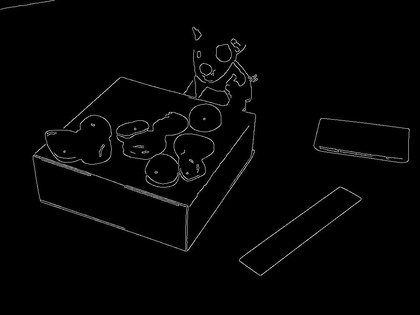
%> input picture test2canny.jpg, 420 x 315 px, shrunk from 1008 x 756 before the run
$ octave linsegment.m   (GNU Octave 9; MATLAB toolbox functions it lacks are replaced by stand-ins)
%> lines starting %> are read from the running program, lines starting %| are printed output that depends on the picture; in (x1, y1, x2, y2) boxes, pixels count from 0 and x2, y2 are one past the last pixel; in counts of white or black regions, pixels touching at a corner belong together; the program's own positions count from 1
### houghTs.m
function [h, theta, rho] = houghTs(f, dtheta, drho)
%HOUGH Hough transform.
%   [H, THETA, RHO] = HOUGH(F, DTHETA, DRHO) computes the Hough
%   transform of the image F.  DTHETA specifies the spacing (in
%   degrees) of the Hough transform bins along the theta axis.  DRHO
%   specifies the spacing of the Hough transform bins along the rho
%   axis.  H is the Hough transform matrix.  It is NRHO-by-NTHETA,
%   where NRHO = 2*ceil(norm(size(F))/DRHO) - 1, and NTHETA =
%   2*ceil(90/DTHETA).  Note that if 90/DTHETA is not an integer, the
%   actual angle spacing will be 90 / ceil(90/DTHETA).
%
%   THETA is an NTHETA-element vector containing the angle (in
%   degrees) corresponding to each column of H.  RHO is an
%   NRHO-element vector containing the value of rho corresponding to
%   each row of H.
%
%   [H, THETA, RHO] = HOUGH(F) computes the Hough transform using
%   DTHETA = 1 and DRHO = 1.

%   Copyright 2002-2004 R. C. Gonzalez, R. E. Woods, & S. L. Eddins
%   Digital Image Processing Using MATLAB, Prentice-Hall, 2004
%   $Revision: 1.4 $  $Date: 2003/10/26 22:33:44 $

if nargin < 3
   drho = 1;
end
if nargin < 2
   dtheta = 1;
end

f = double(f);
[M,N] = size(f);
theta = linspace(-90, 0, ceil(90/dtheta) + 1);
theta = [theta -fliplr(theta(2:end - 1))];
ntheta = length(theta);

D = sqrt((M - 1)^2 + (N - 1)^2);
q = ceil(D/drho);
nrho = 2*q - 1;
rho = linspace(-q*drho, q*drho, nrho);

[x, y, val] = find(f);
x = x - 1;  y = y - 1;

% Initialize output.
h = zeros(nrho, length(theta));

% To avoid excessive memory usage, process 1000 nonzero pixel
% values at a time.
for k = 1:ceil(length(val)/1000)
   first = (k - 1)*1000 + 1;
   last  = min(first+999, length(x));

   x_matrix     = repmat(x(first:last), 1, ntheta);
   y_matrix     = repmat(y(first:last), 1, ntheta);
   val_matrix   = repmat(val(first:last), 1, ntheta);
   theta_matrix = repmat(theta, size(x_matrix, 1), 1)*pi/180;

   rho_matrix = x_matrix.*cos(theta_matrix) + ...
       y_matrix.*sin(theta_matrix);
   slope = (nrho - 1)/(rho(end) - rho(1));
   rho_bin_index = round(slope*(rho_matrix - rho(1)) + 1);

   theta_bin_index = repmat(1:ntheta, size(x_matrix, 1), 1);

   % Take advantage of the fact that the SPARSE function, which
   % constructs a sparse matrix, accumulates values when input
   % indices are repeated.  That? the behavior we want for the
   % Hough transform.  We want the output to be a full (nonsparse)
   % matrix, however, so we call function FULL on the output of
   % SPARSE.
   h = h + full(sparse(rho_bin_index(:), theta_bin_index(:), ...
                       val_matrix(:), nrho, ntheta));
end

### hough_peaks.m
function [r, c, hnew] = hough_peaks(h, numpeaks, threshold, nhood)
%HOUGHPEAKS Detect peaks in Hough transform.
%   [R, C, HNEW] = HOUGHPEAKS(H, NUMPEAKS, THRESHOLD, NHOOD) detects
%   peaks in the Hough transform matrix H.  NUMPEAKS specifies the
%   maximum number of peak locations to look for.  Values of H below
%   THRESHOLD will not be considered to be peaks.  NHOOD is a
%   two-element vector specifying the size of the suppression
%   neighborhood.  This is the neighborhood around each peak that is
%   set to zero after the peak is identified.  The elements of NHOOD
%   must be positive, odd integers.  R and C are the row and column
%   coordinates of the identified peaks.  HNEW is the Hough transform
%   with peak neighborhood suppressed.
%
%   If NHOOD is omitted, it defaults to the smallest odd values >=
%   size(H)/50.  If THRESHOLD is omitted, it defaults to
%   0.5*max(H(:)).  If NUMPEAKS is omitted, it defaults to 1.

%   Copyright 2002-2004 R. C. Gonzalez, R. E. Woods, & S. L. Eddins
%   Digital Image Processing Using MATLAB, Prentice-Hall, 2004
%   $Revision: 1.5 $  $Date: 2003/11/21 13:34:50 $

if nargin < 4
   nhood = size(h)/50;
   % Make sure the neighborhood size is odd.
   nhood = max(2*ceil(nhood/2) + 1, 1);
end
if nargin < 3
   threshold = 0.1 * max(h(:));
end
if nargin < 2
   numpeaks = 1;
end

done = false;
hnew = h; r = []; c = [];
while ~done
   [p, q] = find(hnew == max(hnew(:)));
   p = p(1); q = q(1);
   if hnew(p, q) >= threshold
      r(end + 1) = p; c(end + 1) = q;

      % Suppress this maximum and its close neighbors.
      p1 = p - (nhood(1) - 1)/2; p2 = p + (nhood(1) - 1)/2;
      q1 = q - (nhood(2) - 1)/2; q2 = q + (nhood(2) - 1)/2;
      [pp, qq] = ndgrid(p1:p2,q1:q2);
      pp = pp(:); qq = qq(:);%to a single column vector

      % Throw away neighbor coordinates that are out of bounds in
      % the rho direction.
      badrho = find((pp < 1) | (pp > size(h, 1)));
      pp(badrho) = []; qq(badrho) = [];

      % For coordinates that are out of bounds in the theta
      % direction, we want to consider that H is antisymmetric
      % along the rho axis for theta = +/- 90 degrees.
      theta_too_low = find(qq < 1);
      qq(theta_too_low) = size(h, 2) + qq(theta_too_low);
      pp(theta_too_low) = size(h, 1) - pp(theta_too_low) + 1;
      theta_too_high = find(qq > size(h, 2));
      qq(theta_too_high) = qq(theta_too_high) - size(h, 2);
      pp(theta_too_high) = size(h, 1) - pp(theta_too_high) + 1;

      % Convert to linear indices to zero out all the values.
      hnew(sub2ind(size(hnew), pp, qq)) = 0;

      done = length(r) == numpeaks;
   else
      done = true;
   end
end

### hough_line.m
function lines = hough_line(f,theta,rho,rr,cc,fillgap,minlength)
%HOUGHLINES Extract line segments based on the Hough transform.
%   LINES = HOUGHLINES(F, THETA, RHO, RR, CC, FILLGAP, MINLENGTH)
%   extracts line segments in the image F associated with particular
%   bins in a Hough transform.  THETA and RHO are vectors returned by
%   function HOUGH.  Vectors RR and CC specify the rows and columns
%   of the Hough transform bins to use in searching for line
%   segments.  If HOUGHLINES finds two line segments associated with
%   the same Hough transform bin that are separated by less than
%   FILLGAP pixels, HOUGHLINES merges them into a single line
%   segment.  FILLGAP defaults to 20 if omitted.  Merged line
%   segments less than MINLENGTH pixels long are discarded.
%   MINLENGTH defaults to 40 if omitted.
%
%   LINES is a structure array whose length equals the number of
%   merged line segments found.  Each element of the structure array
%   has these fields:
%
%      point1    End-point of the line segment; two-element vector
%      point2    End-point of the line segment; two-element vector
%      length    Distance between point1 and point2
%      theta     Angle (in degrees) of the Hough transform bin
%      rho       Rho-axis position of the Hough transform bin

%   Copyright 2002-2004 R. C. Gonzalez, R. E. Woods, & S. L. Eddins
%   Digital Image Processing Using MATLAB, Prentice-Hall, 2004
%   $Revision: 1.4 $  $Date: 2003/10/26 22:34:10 $

if nargin < 6
   fillgap = 20;
end
if nargin < 7
   minlength = 40;
end

numlines = 0; lines = struct;
for k = 1:length(rr)
   rbin = rr(k); cbin = cc(k);

   % Get all pixels associated with Hough transform cell.
   [r, c] = houghpixels(f, theta, rho, rbin, cbin);
   if isempty(r)
      continue
   end

   % Rotate the pixel locations about (1,1) so that they lie
   % approximately along a vertical line.
   omega = (90 - theta(cbin)) * pi / 180;
   T = [cos(omega) sin(omega); -sin(omega) cos(omega)];
   xy = [r - 1  c - 1] * T;
   x = sort(xy(:,1));

   % Find the gaps larger than the threshold.
   diff_x = [diff(x); Inf];
   idx = [0; find(diff_x > fillgap)];
   for p = 1:length(idx) - 1
      x1 = x(idx(p) + 1); x2 = x(idx(p + 1));
      linelength = x2 - x1;
      if linelength >= minlength
         point1 = [x1 rho(rbin)]; point2 = [x2 rho(rbin)];
         % Rotate the end-point locations back to the original
         % angle.
         Tinv = inv(T);
         point1 = point1 * Tinv; point2 = point2 * Tinv;

         numlines = numlines + 1;
         lines(numlines).point1 = point1 + 1;
         lines(numlines).point2 = point2 + 1;
         lines(numlines).length = linelength;
         lines(numlines).theta = theta(cbin);
         lines(numlines).rho = rho(rbin);
      end
   end
end

### houghpixels.m
function [r, c] = houghpixels(f, theta, rho, rbin, cbin)
%HOUGHPIXELS Compute image pixels belonging to Hough transform bin.
%   [R, C] = HOUGHPIXELS(F, THETA, RHO, RBIN, CBIN) computes the
%   row-column indices (R, C) for nonzero pixels in image F that map
%   to a particular Hough transform bin, (RBIN, CBIN).  RBIN and CBIN
%   are scalars indicating the row-column bin location in the Hough
%   transform matrix returned by function HOUGH.  THETA and RHO are
%   the second and third output arguments from the HOUGH function.

%   Copyright 2002-2004 R. C. Gonzalez, R. E. Woods, & S. L. Eddins
%   Digital Image Processing Using MATLAB, Prentice-Hall, 2004
%   $Revision: 1.4 $  $Date: 2003/10/26 22:35:03 $

[x, y, val] = find(f);
x = x - 1; y = y - 1;

theta_c = theta(cbin) * pi / 180;
rho_xy = x*cos(theta_c) + y*sin(theta_c);
nrho = length(rho);
slope = (nrho - 1)/(rho(end) - rho(1));
rho_bin_index = round(slope*(rho_xy - rho(1)) + 1);

idx = find(rho_bin_index == rbin);

r = x(idx) + 1; c = y(idx) + 1;

### linsegment.m
I  = imread('test2canny.jpg');
%> I is the input picture: size 315x420 uint8; min 0, max 184, mean 4.1
[m,n]=size(I);
%> m = 315; n = 420
[H,theta, rho]=houghTs(I,1);
%> in houghTs, `[x, y, val] = find(f);`: x = 18859 values from 1 to 280; y = 18859 values from 1 to 416; val = 18859 values from 1 to 184
%> the loop in houghTs, `for k = 1:ceil(length(val)/1000)` made 19 passes
%> (first, last) on passes 1 to 12: (1, 1000), (1001, 2000), (2001, 3000), (3001, 4000), (4001, 5000), (5001, 6000), (6001, 7000), (7001, 8000), (8001, 9000), (9001, 10000), (10001, 11000), (11001, 12000)
%> pass 1, in houghTs, `y_matrix     = repmat(y(first:last), 1, ntheta);`:
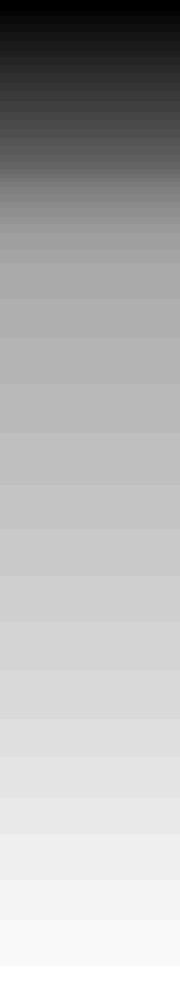
%> y_matrix: size 1000x180 double; min 0, max 48, mean 33.5; drawn with min black and max white
%> pass 1, in houghTs, `val_matrix   = repmat(val(first:last), 1, ntheta);`:
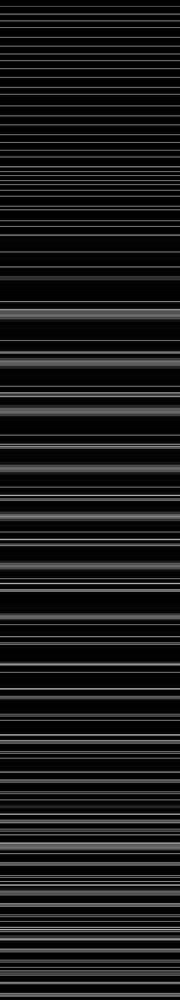
%> val_matrix: size 1000x180 double; min 1, max 176, mean 26.8
%> pass 1, in houghTs, `rho_matrix = x_matrix.*cos(theta_matrix) + y_matrix.*sin(theta_matrix);`:
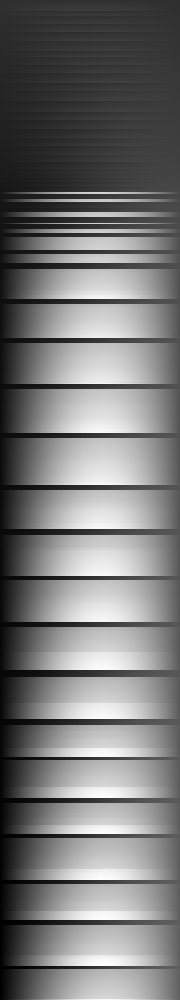
%> rho_matrix: size 1000x180 double; min -48, max 212.3, mean 74.1; drawn with min black and max white
%> after the loop in houghTs, `for k = 1:ceil(length(val)/1000)`:
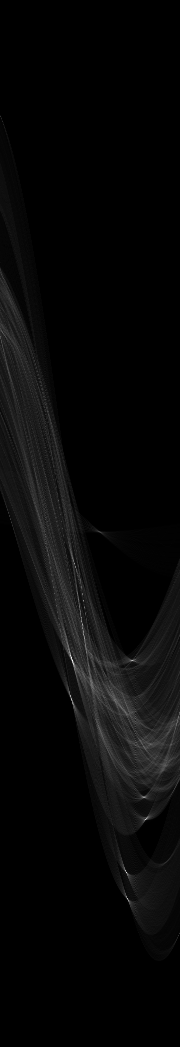
%> h: size 1047x180 double; min 0, max 16940, mean 516.9; drawn with min black and max white
%> theta = 180 values from -90 to 89; rho = 1047 values from -524 to 524
%imshow(theta,rho,H,[ ],'notruesize'),axis on, axis normal
xlabel('\theta'),ylabel('\rho')
[r,c]=hough_peaks(H,80);
%> in hough_peaks, `threshold = 0.1 * max(h(:));`: threshold = 1694
%> the loop in hough_peaks, `while ~done` made 80 passes
%> (p, q, p1, p2, q1, q2) on passes 1 to 12: (661, 73, 650, 672, 71, 75), (873, 127, 862, 884, 125, 129), (820, 146, 809, 831, 144, 148), (899, 128, 888, 910, 126, 130), (700, 72, 689, 711, 70, 74), (661, 133, 650, 672, 131, 135), (625, 83, 614, 636, 81, 85), (639, 85, 628, 650, 83, 87), (798, 145, 787, 809, 143, 147), (564, 75, 553, 575, 73, 77), (601, 84, 590, 612, 82, 86), (652, 70, 641, 663, 68, 72)
%> after the loop in hough_peaks, `while ~done`:
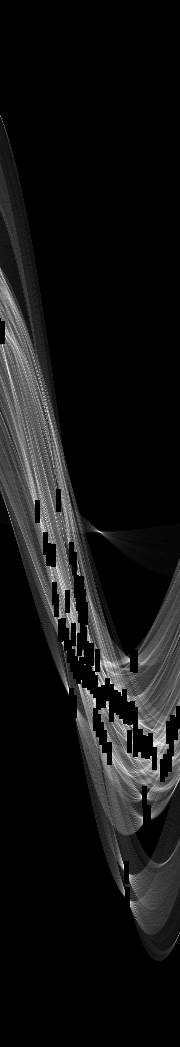
%> hnew: size 1047x180 double; 3.9% of pixels changed, all inside (x1, y1, x2, y2) = (0, 318, 180, 910); drawn with min black and max white
%> after the loop in hough_peaks, `while ~done`: c = 80 values, max 179 at index 19, min 3 at index 35, mean 104.5; done = true; p1 = 743; p2 = 765; pp = 115 values, max 765 at index 23, min 743 at index 1, mean 754; q1 = 108; q2 = 112; qq = 115 values from 108 to 112; r = 80 values, max 899 at index 4, min 333 at index 35, mean 679.3
hold on
plot(theta(c),rho(r),'s','color','white')
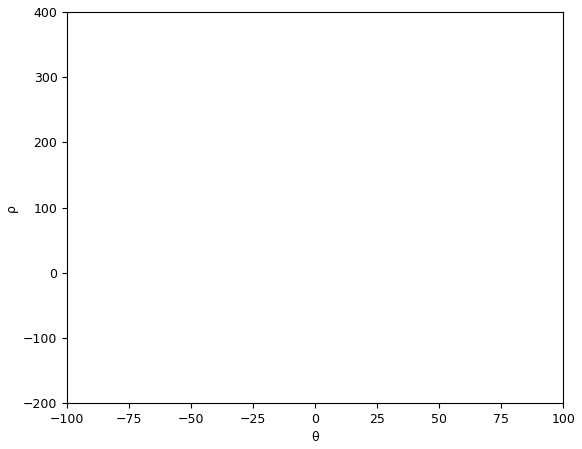
%> figure redrawn from the program's plot data
lines=hough_line(I,theta,rho,r,c);
%> the loop in hough_line, `for k = 1:length(rr)` made 80 passes
%> (rbin, cbin, theta_c in houghpixels, omega, T) on passes 1 to 9: (661, 73, -0.314, 1.88, [-0.309 0.951; -0.951 -0.309]), (873, 127, 0.628, 0.942, [0.588 0.809; -0.809 0.588]), (820, 146, 0.96, 0.611, [0.819 0.574; -0.574 0.819]), (899, 128, 0.646, 0.925, [0.602 0.799; -0.799 0.602]), (700, 72, -0.332, 1.9, [-0.326 0.946; -0.946 -0.326]), (661, 133, 0.733, 0.838, [0.669 0.743; -0.743 0.669]), (625, 83, -0.14, 1.71, [-0.139 0.99; -0.99 -0.139]), (639, 85, -0.105, 1.68, [-0.105 0.995; -0.995 -0.105]), (798, 145, 0.942, 0.628, [0.809 0.588; -0.588 0.809])
%> (rbin, cbin, theta_c in houghpixels) on pass 10: (564, 75, -0.279)
figure,imshow(I),hold on

p_diff=20;
theta_diff=3;
len_diff=20;

%thin

for a=length(lines):-1:1
    flag=1;
    for b=a-1:-1:1
        if(abs(lines(a).rho-lines(b).rho)<=p_diff&&abs(lines(a).theta-lines(b).theta) ...
                <=theta_diff)%same line
            %lines(a).point2+=lines(a).point2;
            flag=0;% same
        end
    end
    if(flag==1)
        xy = [lines(a).point1; lines(a).point2];
        plot(xy(:,2),xy(:,1),'LineWidth',2,'Color','Red');
    end
end
%> this loop made 115 passes
%> a on passes 1 to 12: 115, 114, 113, 112, 111, 110, 109, 108, 107, 106, 105, 104
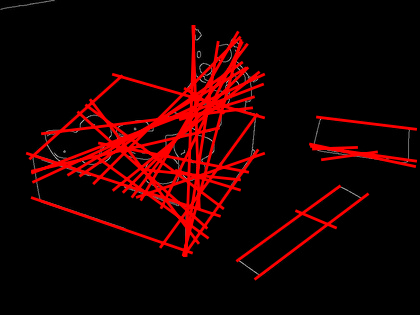
%> figure redrawn from the program's plot data

% [17 lines of commented-out code are left out]

$ run again, with test3canny.jpg copied over test2canny.jpg
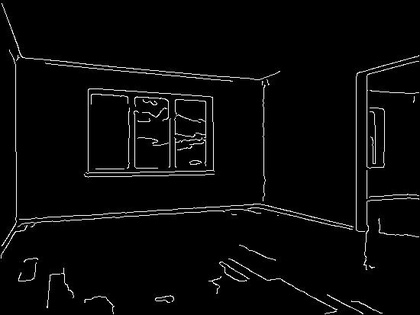
%> input picture test3canny.jpg, 420 x 315 px, shrunk from 550 x 413 before the run
%> I is the input picture: size 315x420 uint8; min 0, max 255, mean 8
%> x = 26829 values from 1 to 315; y = 26829 values from 1 to 420; val = 26829 values from 1 to 255
%> the loop in houghTs, `for k = 1:ceil(length(val)/1000)` made 27 passes
%> (first, last) on passes 1 to 8: (1, 1000), (1001, 2000), (2001, 3000), (3001, 4000), (4001, 5000), (5001, 6000), (6001, 7000), (7001, 8000)
%> `[H,theta, rho]=houghTs(I,1);`: theta = 180 values from -90 to 89; rho = 1047 values from -524 to 524
%> threshold = 3394.6
%> the loop in hough_peaks, `while ~done` made 80 passes
%> (p, q, p1, p2, q1, q2) on passes 1 to 8: (748, 95, 737, 759, 93, 97), (580, 86, 569, 591, 84, 88), (169, 1, 158, 180, -1, 3), (511, 2, 500, 522, 0, 4), (605, 87, 594, 616, 85, 89), (668, 78, 657, 679, 76, 80), (698, 92, 687, 709, 90, 94), (262, 1, 251, 273, -1, 3)
%> after the loop in hough_peaks, `while ~done`:
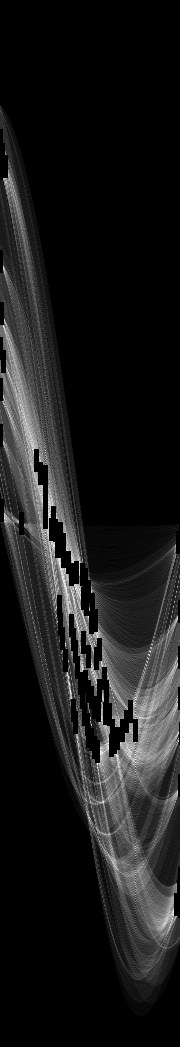
%> hnew: size 1047x180 double; min 0, max 7977, mean 814.9; drawn with min black and max white
%> after the loop in hough_peaks, `while ~done`: c = 80 values, max 180 at index 9, min 1 at index 3, mean 74.83; done = true; p1 = 534; p2 = 556; pp = 115 values, max 556 at index 23, min 534 at index 1, mean 545; q1 = 62; q2 = 66; qq = 115 values from 62 to 66; r = 80 values, max 905 at index 19, min 141 at index 32, mean 595.8
%> the loop in hough_line, `for k = 1:length(rr)` made 80 passes
%> (rbin, cbin, theta_c in houghpixels, omega, T) on passes 1 to 5: (748, 95, 0.0698, 1.5, [0.0698 0.998; -0.998 0.0698]), (580, 86, -0.0873, 1.66, [-0.0872 0.996; -0.996 -0.0872]), (169, 1, -1.57, 3.14, [-1 1.22e-16; -1.22e-16 -1]), (511, 2, -1.55, 3.12, [-1 0.0175; -0.0175 -1]), (605, 87, -0.0698, 1.64, [-0.0698 0.998; -0.998 -0.0698])
%> the loop `for a=length(lines):-1:1` made 131 passes
%> a on passes 1 to 8: 131, 130, 129, 128, 127, 126, 125, 124
%> after the loop `for a=length(lines):-1:1`:
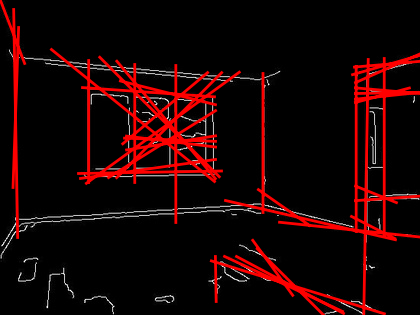
%> figure redrawn from the program's plot data
